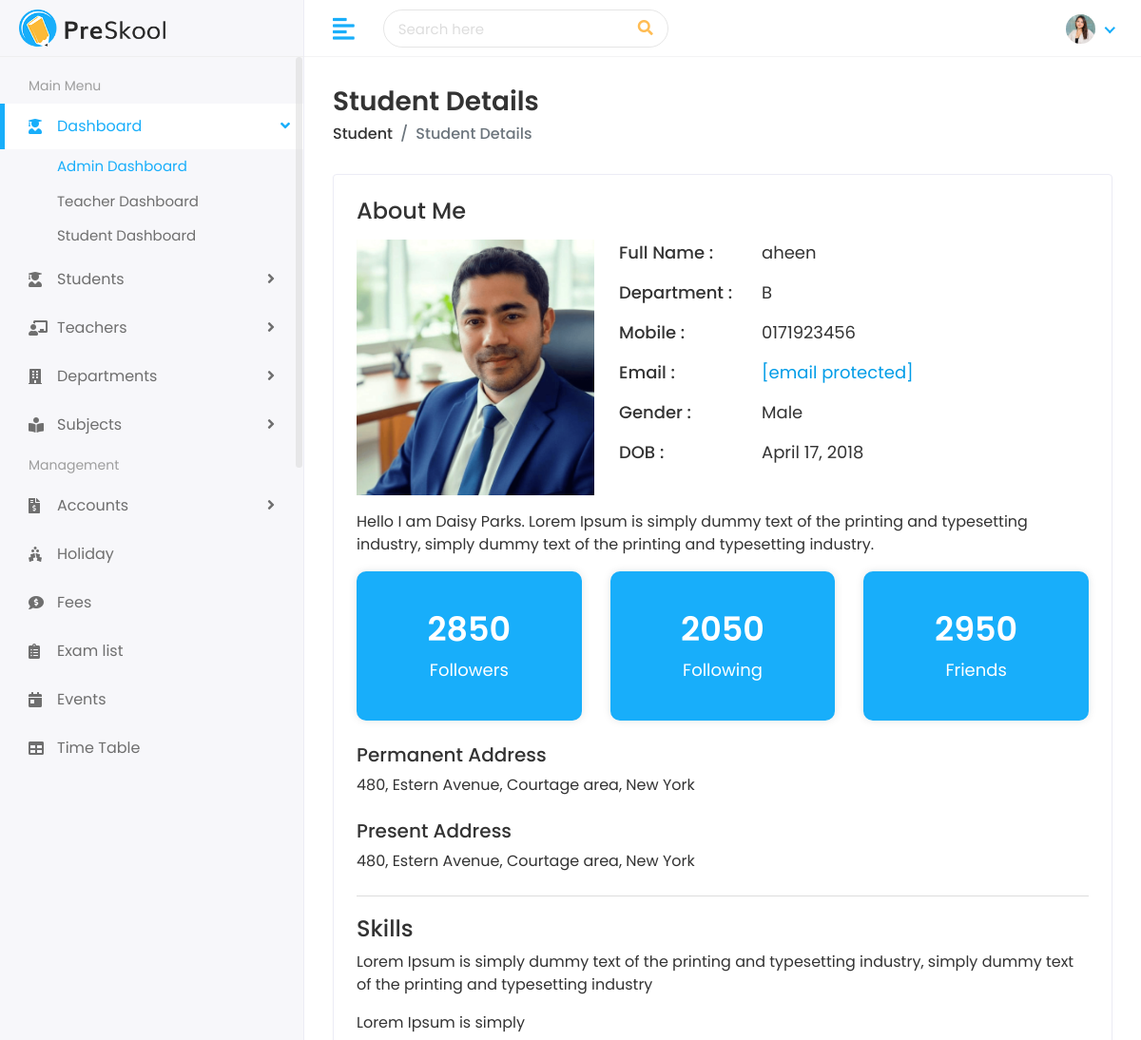
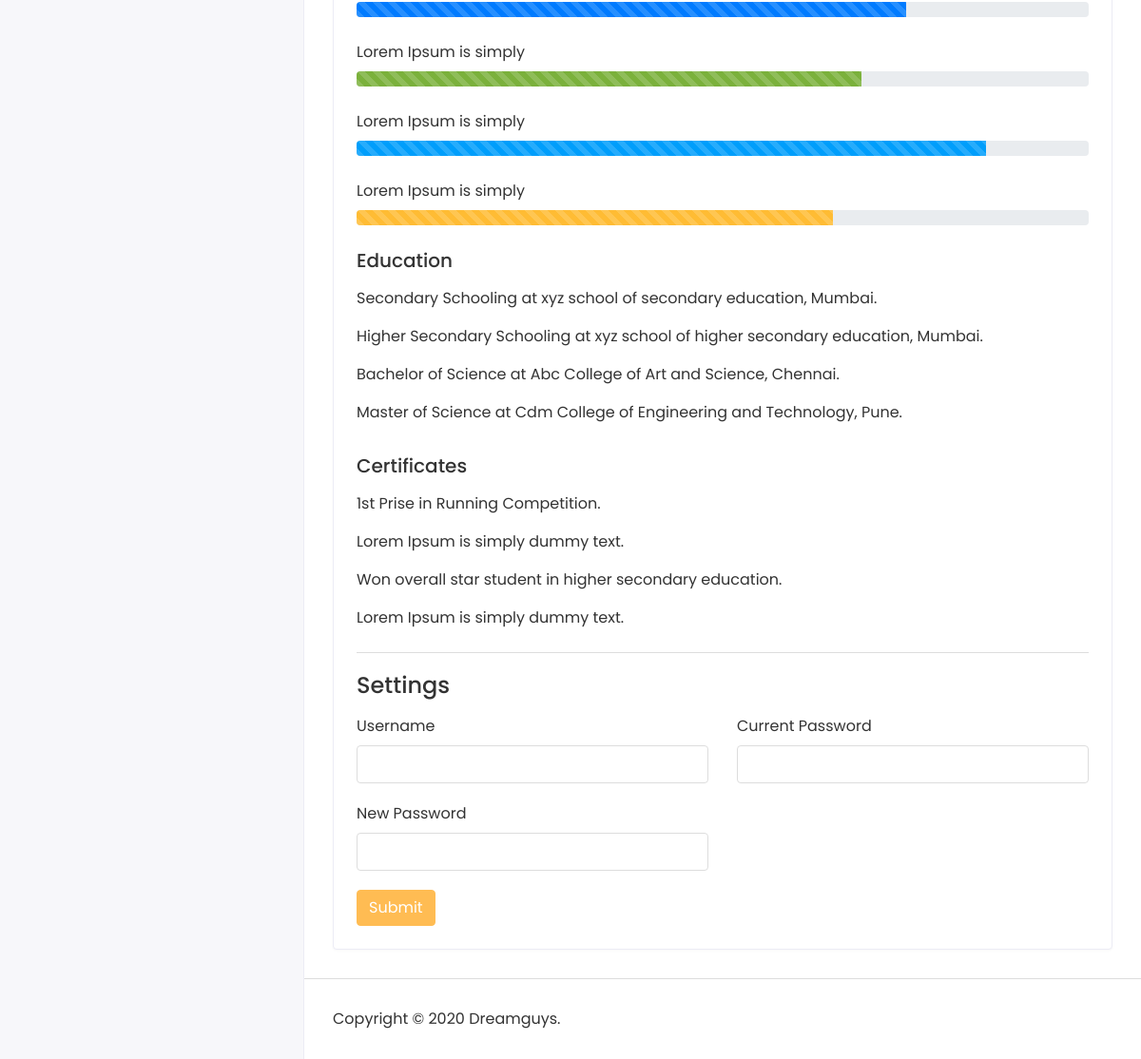
Screenshot of /student/students/02/ with the database file from the repository (2 pictures, top to bottom).
### student/models.py (models this page shows, shortened)
class Student(models.Model):
    first_name = models.CharField(max_length=100)
    last_name = models.CharField(max_length=100)
    student_id = models.CharField(max_length=20)
    gender = models.CharField(max_length=10, choices=[('Male', 'Male'), ('Female', 'Female'), ('Others', 'Others')])
    date_of_birth = models.DateField()
    student_class = models.CharField(max_length=50)
    religion = models.CharField(max_length=50)
    joining_date = models.DateField()
    mobile_number = models.CharField(max_length=15)
    admission_number = models.CharField(max_length=20)
    section = models.CharField(max_length=10)
    student_image = models.ImageField(upload_to='students/', blank=True)
    parent = models.OneToOneField(Parent, on_delete=models.CASCADE)
    slug = models.SlugField(max_length=255, unique=True, blank=True)

### student/views.py (the view)
# urls.py: path('students/<str:slug>/', views.view_student, name='view_student'),
def view_student(request, slug):
    student = get_object_or_404(Student, student_id = slug)
    context = {
        'student': student
    }
    return render(request, "students/student-details.html", context)

### templates/students/student-details.html (shortened to what this page needs)
{% extends 'Home/base.html' %}
{% load static %}
{% block body %}
<div class="page-wrapper">
<div class="content container-fluid">
<div class="page-header">
<div class="row">
<div class="col-sm-12">
<h3 class="page-title">Student Details</h3>
<ul class="breadcrumb">
<li class="breadcrumb-item"><a href="/student">Student</a></li>
<li class="breadcrumb-item active">Student Details</li>
</ul>
</div>
</div>
</div>
<div class="card">
<div class="card-body">
<div class="row">
<div class="col-md-12">
<div class="about-info">
<h4>About Me</h4>
<div class="media mt-3">
<img src="{{student.student_image.url}}" class="mr-3" alt="...">
<div class="media-body">
<ul>
<li>
<span class="title-span">Full Name : </span>
<span class="info-span">{{ student.first_name}}</span>
</li>
<li>
<span class="title-span">Department : </span>
<span class="info-span">{{student.section}}</span>
</li>
<li>
<span class="title-span">Mobile : </span>
<span class="info-span">{{student.mobile_number}}</span>
</li>
<li>
<span class="title-span">Email : </span>
<span class="info-span"><a href="{{student.parent.father_email}}" class="__cf_email__" data-cfemail="7216131b010b32151f131b1e5c111d1f">[email&#160;protected]</a></span>
</li>
<li>
<span class="title-span">Gender : </span>
<span class="info-span">{{student.gender}}</span>
</li>
<li>
<span class="title-span">DOB : </span>
<span class="info-span">{{student.date_of_birth}}</span>
</li>
</ul>
</div>
</div>
<div class="row mt-3">
<div class="col-md-12">
<p>Hello I am Daisy Parks. Lorem Ipsum is simply dummy text of the printing and typesetting industry, simply dummy text of the printing and typesetting industry.</p>
</div>
</div>
<div class="row follow-sec">
<div class="col-md-4 mb-3">
<div class="blue-box">
<h3>2850</h3>
<p>Followers</p>
</div>
</div>
<div class="col-md-4 mb-3">
<div class="blue-box">
<h3>2050</h3>
<p>Following</p>
</div>
</div>
<div class="col-md-4 mb-3">
<div class="blue-box">
<h3>2950</h3>
<p>Friends</p>
</div>
</div>
</div>
<div class="row mt-2">
<div class="col-md-12">
<h5>Permanent Address</h5>
<p>480, Estern Avenue, Courtage area, New York</p>
</div>
</div>
<div class="row mt-2">
<div class="col-md-12">
<h5>Present Address</h5>
<p>480, Estern Avenue, Courtage area, New York</p>
</div>
</div>
</div>
</div>
</div>
<div class="row mt-2">
<div class="col-md-12">
<div class="skill-info">
<h4>Skills</h4>
<p>Lorem Ipsum is simply dummy text of the printing and typesetting industry, simply dummy text of the printing and typesetting industry</p>
<ul>
<li>
<label>Lorem Ipsum is simply</label>
<div class="progress">
<div class="progress-bar progress-bar-striped progress-bar-animated" role="progressbar" aria-valuenow="75" aria-valuemin="0" aria-valuemax="100" style="width: 75%"></div>
</div>
</li>
<li>
<label>Lorem Ipsum is simply</label>
<div class="progress">
<div class="progress-bar progress-bar-striped progress-bar-animated bg-success" role="progressbar" aria-valuenow="69" aria-valuemin="0" aria-valuemax="100" style="width: 69%"></div>
</div>
</li>
<li>
<label>Lorem Ipsum is simply</label>
<div class="progress">
<div class="progress-bar progress-bar-striped progress-bar-animated bg-info" role="progressbar" aria-valuenow="86" aria-valuemin="0" aria-valuemax="100" style="width: 86%"></div>
</div>
</li>
<li>
 <label>Lorem Ipsum is simply</label>
<div class="progress">
<div class="progress-bar progress-bar-striped progress-bar-animated bg-warning" role="progressbar" aria-valuenow="65" aria-valuemin="0" aria-valuemax="100" style="width: 65%"></div>
</div>
</li>
</ul>
<div class="row mt-3">
<div class="col-md-12">
<h5>Education</h5>
<p class="mt-3">Secondary Schooling at xyz school of secondary education, Mumbai.</p>
<p>Higher Secondary Schooling at xyz school of higher secondary education, Mumbai.</p>
<p>Bachelor of Science at Abc College of Art and Science, Chennai.</p>
<p>Master of Science at Cdm College of Engineering and Technology, Pune.</p>
</div>
</div>
<div class="row mt-3">
<div class="col-md-12">
<h5>Certificates</h5>
<p class="mt-3">1st Prise in Running Competition.</p>
<p>Lorem Ipsum is simply dummy text.</p>
<p>Won overall star student in higher secondary education.</p>
<p>Lorem Ipsum is simply dummy text.</p>
</div>
</div>
</div>
</div>
</div>
<div class="row mt-2">
<div class="col-md-12">
<div class="skill-info">
<h4>Settings</h4>
<form>
<div class="row mt-3">
<div class="col-12 col-sm-6">
<div class="form-group">
<label>Username</label>
<input type="text" class="form-control">
</div>
</div>
<div class="col-12 col-sm-6">
<div class="form-group">
<label>Current Password</label>
<input type="password" class="form-control">
</div>
</div>
<div class="col-12 col-sm-6">
<div class="form-group">
<label>New Password</label>
<input type="password" class="form-control">
</div>
</div>
<div class="col-12">
<button type="submit" class="btn btn-primary">Submit</button>
</div>
</div>
</form>
</div>
</div>
</div>
</div>
</div>
</div>
<footer>
<p>Copyright © 2020 Dreamguys.</p>
</footer>
</div>
</div>
</body>
</html>
{% endblock %}

### static/assets/css/style.css (style rules this page uses)
html { height: 100%; }
body { background-color: #fff; color: #333; font-family: 'Poppins', sans-serif; font-size: 1rem; height: 100%; line-height: 1.5; overflow-x: hidden; }
h1, h2, h3, h4, h5, h6 { font-family: 'Poppins', sans-serif; margin-top: 0; }
.form-control { border: 1px solid #ddd; box-shadow: none; color: #333; font-size: 15px; height: 40px; }
input, input:focus, button, button:focus { outline: none; }
input[type=text], input[type=password] { -webkit-appearance: none; -moz-appearance: none; appearance: none; }
.form-group { margin-bottom: 1.25rem; }
ul, ol { padding: 0px; list-style: none; }
.bg-success, .badge-success { background-color: #7bb13c !important; }
.bg-info, .badge-info { background-color: #009efb !important; }
.bg-warning, .badge-warning { background-color: #ffbc34 !important; }
.btn-primary { background-color: #FFBC53; border: 1px solid #FFBC53; }
.card { border: 1px solid #ececf5; box-shadow: 0 1px 3px 0 rgba(0, 0, 0, 0.03); margin-bottom: 1.875rem; }
.card-body { padding: 1.5rem; }
footer { padding: 1.875rem 1.875rem; border-top: 1px solid #ddd; }
footer p { margin: 0px; }
.page-wrapper { margin-left: 320px; padding-top: 60px; position: relative; transition: all 0.4s ease; }
.page-wrapper > .content { padding: 1.875rem 1.875rem 0; }
.page-header { margin-bottom: 1.875rem; }
.page-header .breadcrumb { background-color: transparent; color: #6c757d; font-size: 1rem; font-weight: 500; margin-bottom: 0; padding: 0; }
.page-header .breadcrumb a { color: #333; }
.page-title { font-size: 28px; font-weight: 600; color: #333; margin-bottom: 5px; }
.about-info img { width: 250px; }
.about-info ul li { font-size: 18px; margin: 0px 0px 15px 10px; display: flex; }
.title-span { font-weight: 500; width: 150px; }
.blue-box { background-color: #18aefa; padding: 40px 30px; box-shadow: 0px 0px 10px 0px rgba(0, 0, 0, 0.1); border-radius: 10px; color: #fff; text-align: center; }
.follow-sec h3 { font-size: 35px; font-weight: 600; }
.follow-sec p { font-size: 18px; margin: 0px; }
.skill-info { padding-top: 20px; border-top: 1px solid #ddd; }
.skill-info ul li { margin-bottom: 25px; }

### rows the page displays
Student: student_image (picture), first_name "aheen", section "B", mobile_number "0171923456", gender "Male", date_of_birth "April 17, 2018"
